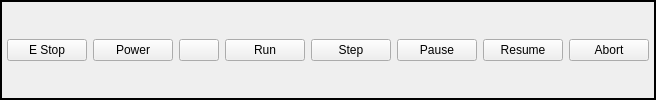
        <widget class="QFrame" name="gridFrame">
         <property name="styleSheet">
          <string notr="true">ActionButton {
    min-height: 50px;
    min-width: 50px;
    font: 14pt &quot;DejaVu Sans&quot;;
}
</string>
         </property>
         <property name="frameShape">
          <enum>QFrame::Box</enum>
         </property>
         <property name="lineWidth">
          <number>2</number>
         </property>
         <layout class="QGridLayout" name="gridLayout">
          <property name="leftMargin">
           <number>5</number>
          </property>
          <property name="topMargin">
           <number>5</number>
          </property>
          <property name="rightMargin">
           <number>5</number>
          </property>
          <property name="bottomMargin">
           <number>5</number>
          </property>
          <item row="0" column="2">
           <widget class="ActionButton" name="actionbutton">
            <property name="rules" stdset="0">
             <string>[{&quot;channels&quot;: [{&quot;url&quot;: &quot;status:joint[0].homed&quot;, &quot;trigger&quot;: true}, {&quot;url&quot;: &quot;status:joint[1].homed&quot;, &quot;trigger&quot;: true}, {&quot;url&quot;: &quot;status:joint[2].homed&quot;, &quot;trigger&quot;: true}], &quot;property&quot;: &quot;Text&quot;, &quot;expression&quot;: &quot;'Homed' if ch[0] and ch[1] and ch[2] else 'Home\\nAll'&quot;, &quot;name&quot;: &quot;Button Name&quot;}, {&quot;channels&quot;: [{&quot;url&quot;: &quot;status:joint[0].homed&quot;, &quot;trigger&quot;: true}, {&quot;url&quot;: &quot;status:joint[1].homed&quot;, &quot;trigger&quot;: true}, {&quot;url&quot;: &quot;status:joint[2].homed&quot;, &quot;trigger&quot;: true}], &quot;property&quot;: &quot;Style Sheet&quot;, &quot;expression&quot;: &quot;\&quot;background-color:rgb(138, 226, 52)\&quot; if ch[0] and ch[1] and ch[2] else ''&quot;, &quot;name&quot;: &quot;Backcolor&quot;}]</string>
            </property>
            <property name="actionName" stdset="0">
             <string>machine.home.all</string>
            </property>
           </widget>
          </item>
          <item row="0" column="1">
           <widget class="ActionButton" name="actionbutton_2">
            <property name="text">
             <string>Power</string>
            </property>
            <property name="checkable">
             <bool>true</bool>
            </property>
            <property name="actionName" stdset="0">
             <string>machine.power.toggle</string>
            </property>
           </widget>
          </item>
          <item row="0" column="5">
           <widget class="ActionButton" name="actionbutton_6">
            <property name="text">
             <string>Pause</string>
            </property>
            <property name="actionName" stdset="0">
             <string>program.pause</string>
            </property>
           </widget>
          </item>
          <item row="0" column="4">
           <widget class="ActionButton" name="actionbutton_5">
            <property name="text">
             <string>Step</string>
            </property>
            <property name="actionName" stdset="0">
             <string>program.step</string>
            </property>
           </widget>
          </item>
          <item row="0" column="0">
           <widget class="ActionButton" name="actionbutton_3">
            <property name="text">
             <string>E Stop</string>
            </property>
            <property name="checkable">
             <bool>true</bool>
            </property>
            <property name="actionName" stdset="0">
             <string>machine.estop.toggle</string>
            </property>
           </widget>
          </item>
          <item row="0" column="6">
           <widget class="ActionButton" name="actionbutton_7">
            <property name="text">
             <string>Resume</string>
            </property>
            <property name="actionName" stdset="0">
             <string>program.resume</string>
            </property>
           </widget>
          </item>
          <item row="0" column="3">
           <widget class="ActionButton" name="actionbutton_4">
            <property name="text">
             <string>Run</string>
            </property>
            <property name="actionName" stdset="0">
             <string>program.run</string>
            </property>
           </widget>
          </item>
          <item row="0" column="7">
           <widget class="ActionButton" name="actionbutton_8">
            <property name="text">
             <string>Abort</string>
            </property>
            <property name="actionName" stdset="0">
             <string>program.abort</string>
            </property>
           </widget>
          </item>
         </layout>
        </widget>
